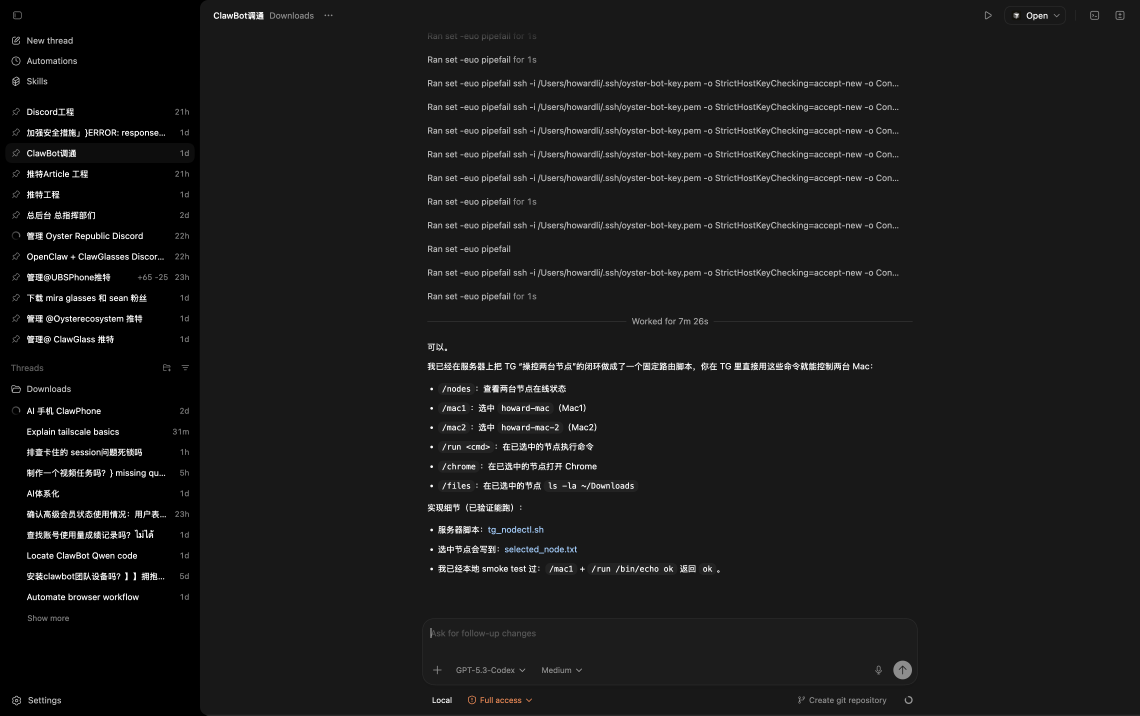
#> input picture oyster/products/clawphones-landing/_codex_window_capture.png, 3420 x 2146 px (shown at 1/3 size)
$ python -i fix_oyster_assets_from_visible_thumbs.py   (imports and definitions only)
#> lines starting #> are read from the running program, lines starting #| are printed output that depends on the picture; after the words box and inside, x2 and y2 are one past the last pixel; in counts of white or black regions, pixels touching at a corner belong together
#> further down, picture is the input picture: shape (2146, 3420, 3); mean B, G, R 25.3, 25.3, 25.3
#!/usr/bin/env python3
"""
Fix assets/oyster-*.png by extracting 3 square-ish image thumbnails currently visible
in the Codex app window and classifying them as back/side/top via ingest_oyster_views.py.

This avoids relying on Codex sidebar navigation or AppleScript keystroke injection.
It works as long as the message containing the 3 renders is reachable by scrolling.
"""

from __future__ import annotations

import subprocess
import time
from pathlib import Path

import cv2
import numpy as np
from PIL import Image

import sys

SKILL_DIR = Path("/Users/howardli/.codex/skills/desktop-control").resolve()
if str(SKILL_DIR) not in sys.path:
    sys.path.insert(0, str(SKILL_DIR))
from __init__ import DesktopController  # type: ignore

ROOT = Path(__file__).resolve().parents[1]
CAP = ROOT / "_codex_window_capture.png"
DBG = ROOT / "_codex_thumb_detect.png"
INBOX = ROOT / "assets_inbox"
# [1 line not run here, left out]


def _sleep(s: float) -> None:
    time.sleep(s)


# [32 lines left out: functions focus_codex, codex_window_info, not called in this run]


def capture_window(wid: int) -> None:
    subprocess.run(["/usr/sbin/screencapture", "-x", "-l", str(wid), str(CAP)], check=True)


# [68 lines left out: functions click_in_window, detect_square_thumbnails, not called in this run]


def crop_largest_square_viewer(img_bgr: np.ndarray) -> Image.Image | None:
    """When a thumbnail is opened, crop the largest centered square-ish block."""
    h, w = img_bgr.shape[:2]
#> h = 2146; w = 3420
    gray = cv2.cvtColor(img_bgr, cv2.COLOR_BGR2GRAY)
    mask = (gray > 18).astype(np.uint8) * 255
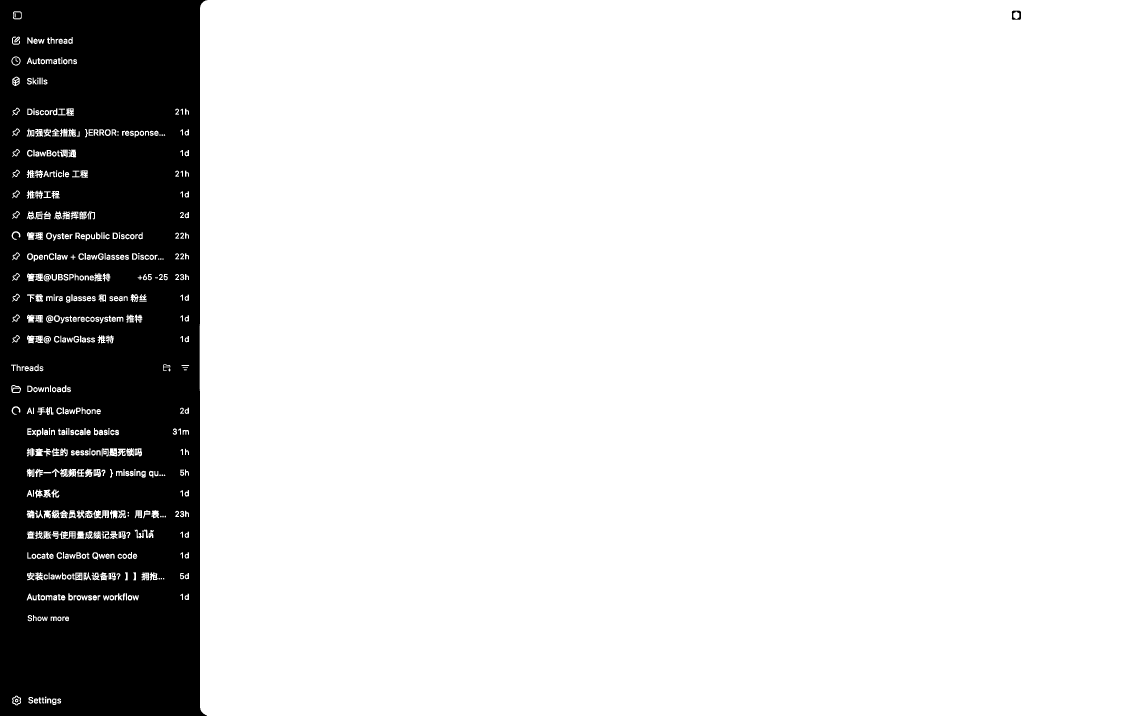
#> mask: shape (2146, 3420) (shown at 1/3 size); 83.6% white; 440 black regions (299 under 20 px), largest, box (x1, y1, x2, y2) and area: (0, 0, 622, 2146) 1194086, (3035, 32, 3063, 60) 406, (41, 37, 63, 55) 339
    mask = cv2.morphologyEx(mask, cv2.MORPH_CLOSE, np.ones((9, 9), np.uint8), iterations=1)
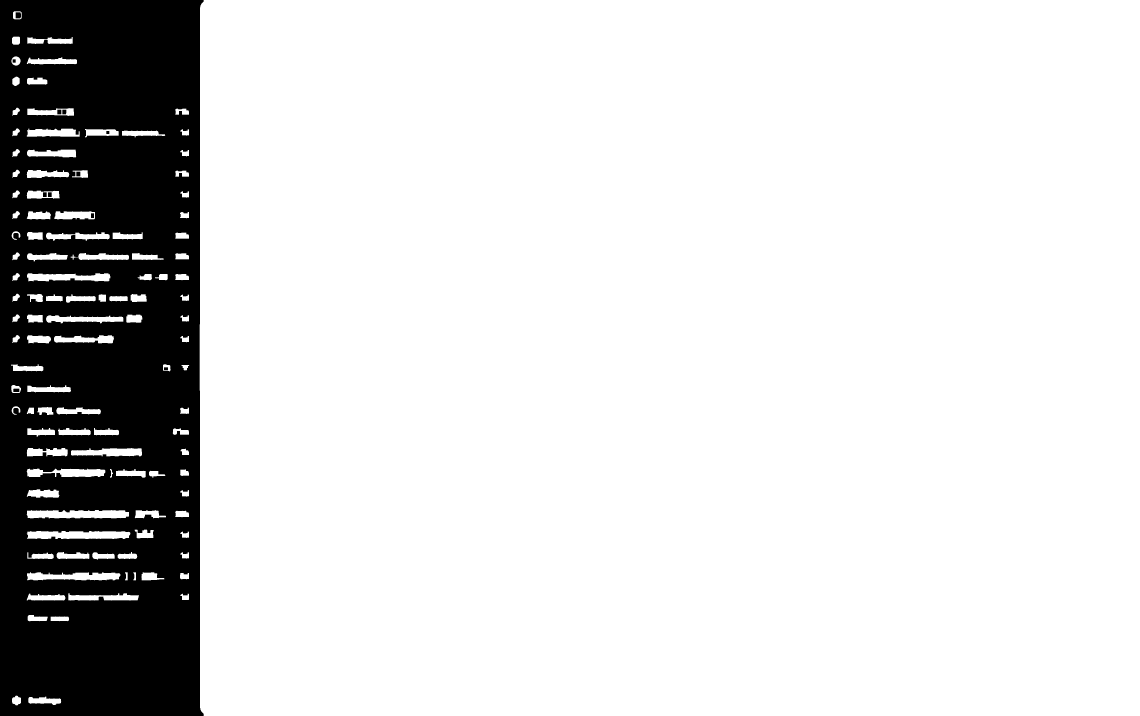
#> mask: shape (2146, 3420) (shown at 1/3 size); 84.3% white; 12 black regions, largest, box (x1, y1, x2, y2) and area: (0, 0, 611, 2146) 1150762, (47, 37, 63, 55) 278, (40, 1166, 58, 1176) 179
    num, _labels, stats, _ = cv2.connectedComponentsWithStats(mask, connectivity=8)
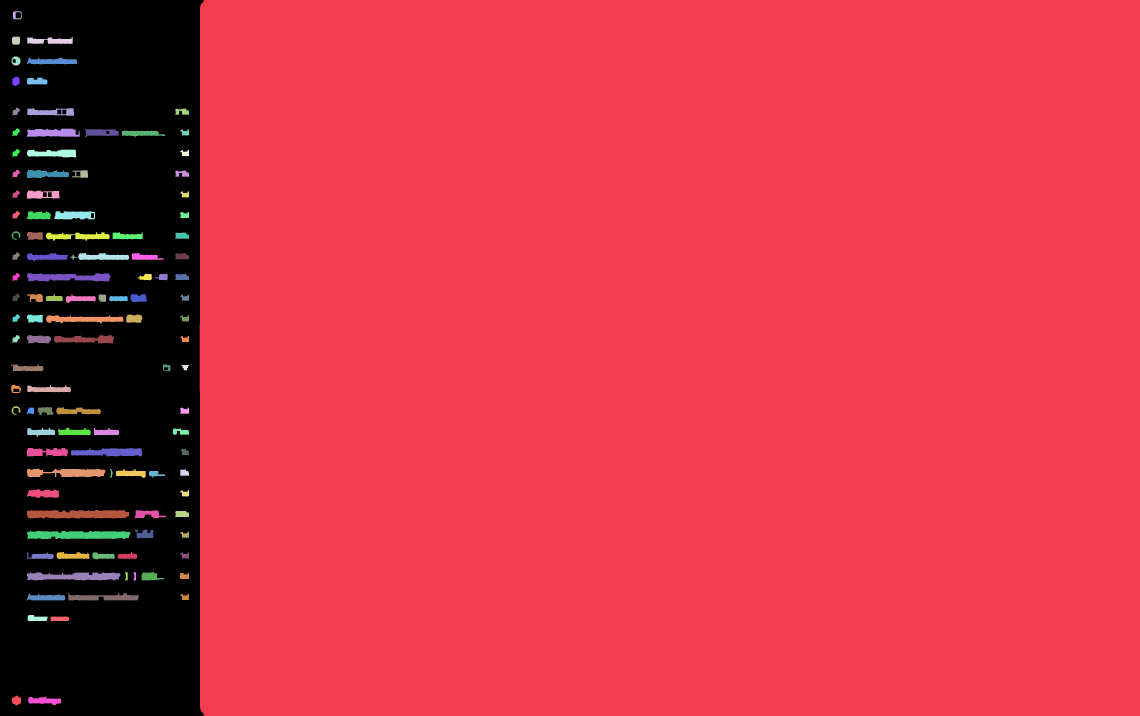
#> _labels: shape (2146, 3420) int32 (shown at 1/3 size); 110 distinct labels, from 0 to 109; one colour per label, 0 black
#> num = 110; stats = 110 rows, first 6: [0, 0, 611, 2146, 1152433], [599, 0, 2821, 2146, 6051673], [39, 34, 26, 24, 319], [36, 110, 24, 24, 543], [82, 111, 136, 21, 1946], [34, 169, 28, 28, 498]

    best = None
    for i in range(1, num):
        x, y, cw, ch, _area = stats[i].tolist()
        if cw < 520 or ch < 520:
            continue
        ar = cw / float(ch)
        if ar < 0.86 or ar > 1.18:
            continue
        cx = x + cw / 2
        cy = y + ch / 2
        center_penalty = abs(cx - w / 2) + abs(cy - h / 2)
        score = (cw * ch) - center_penalty * 60
        if best is None or score > best[0]:
            best = (score, x, y, cw, ch)
#> this loop made 109 passes
#> (x, y, cw, ch) on passes 2 to 13: (39, 34, 26, 24), (36, 110, 24, 24), (82, 111, 136, 21), (34, 169, 28, 28), (80, 172, 151, 21), (37, 230, 22, 28), (81, 233, 61, 21), (36, 323, 24, 24), (82, 324, 140, 24), (526, 326, 41, 18), (36, 385, 24, 24), (80, 386, 159, 24)
#> (x, y, cw, ch, ar) on pass 1: (599, 0, 2821, 2146, 1.31)

    if best is None:
        return None

    _score, x, y, cw, ch = best
    pad = int(min(cw, ch) * 0.01)
    x0 = max(0, x - pad)
    y0 = max(0, y - pad)
    x1 = min(w, x + cw + pad)
    y1 = min(h, y + ch + pad)

    rgb = cv2.cvtColor(img_bgr[y0:y1, x0:x1], cv2.COLOR_BGR2RGB)
    return Image.fromarray(rgb)


# [86 lines left out: function main, not called in this run]


# [2 lines not run here, left out]

>>> import cv2
>>> picture = cv2.imread('../_codex_window_capture.png')
>>> result = crop_largest_square_viewer(picture)

$ run again, on oyster/products/clawphones-landing/_codex-attach-strip.png
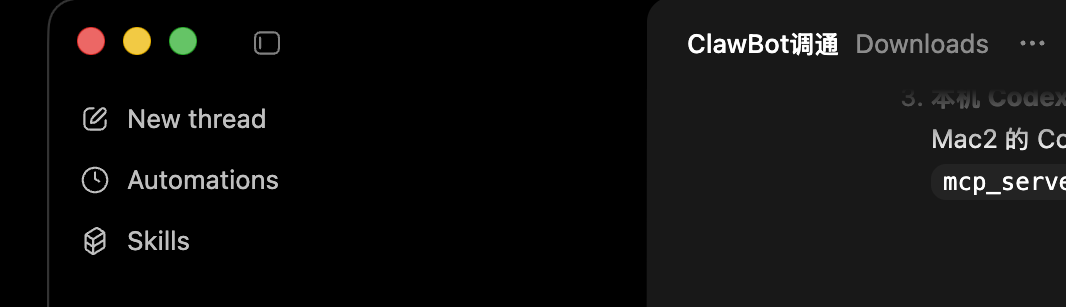
#> input picture oyster/products/clawphones-landing/_codex-attach-strip.png, 1066 x 307 px
#> picture is the input picture: shape (307, 1066, 3); mean B, G, R 14.6, 15.1, 15.2
#> in crop_largest_square_viewer, `mask = (gray > 18).astype(np.uint8) * 255`:
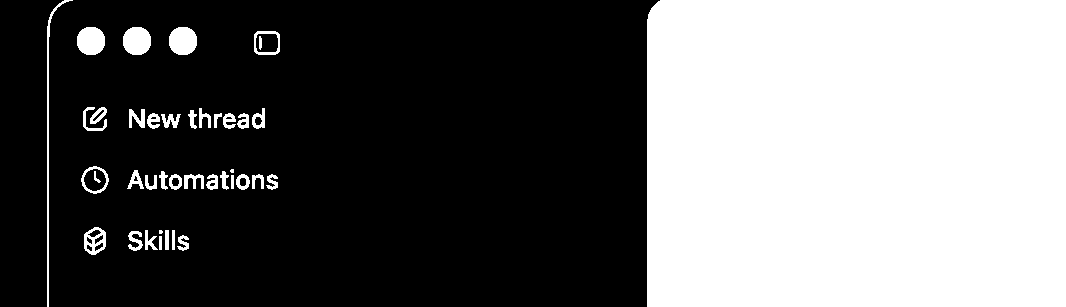
#> mask: shape (307, 1066); 41.3% white; 40 white regions (2 under 20 px), largest, box (x1, y1, x2, y2) and area: (647, 0, 1066, 307) 128541, (47, 0, 73, 307) 664, (77, 27, 105, 55) 648
#> in crop_largest_square_viewer, `num, _labels, stats, _ = cv2.connectedComponentsWithStats(mask, connec..`:
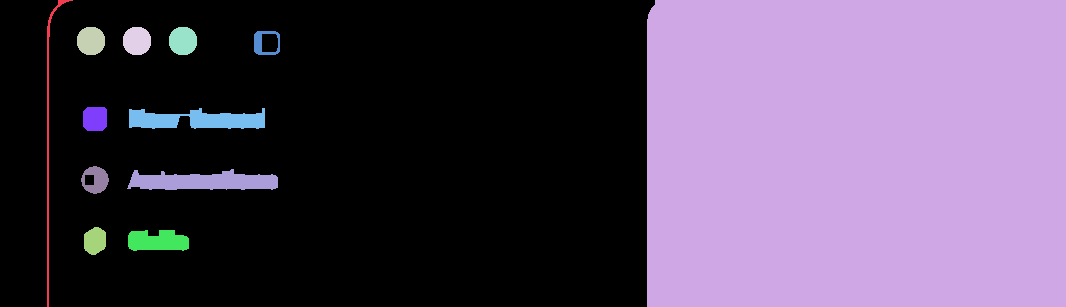
#> _labels: shape (307, 1066) int32; 13 distinct labels, from 0 to 12; one colour per label, 0 black
#> num = 13; stats = 13 rows, first 6: [0, 0, 655, 307, 189021], [47, 0, 26, 307, 678], [647, 0, 419, 307, 128552], [77, 27, 28, 28, 648], [123, 27, 28, 28, 648], [169, 27, 28, 28, 648]
#> the loop in crop_largest_square_viewer, `for i in range(1, num):` made 12 passes
#> (x, y, cw, ch) on passes 1 to 8: (47, 0, 26, 307), (647, 0, 419, 307), (77, 27, 28, 28), (123, 27, 28, 28), (169, 27, 28, 28), (254, 31, 26, 24), (83, 107, 24, 24), (129, 108, 136, 21)

$ run again, on oyster/products/clawphones-landing/_codex-blue-centroid.png
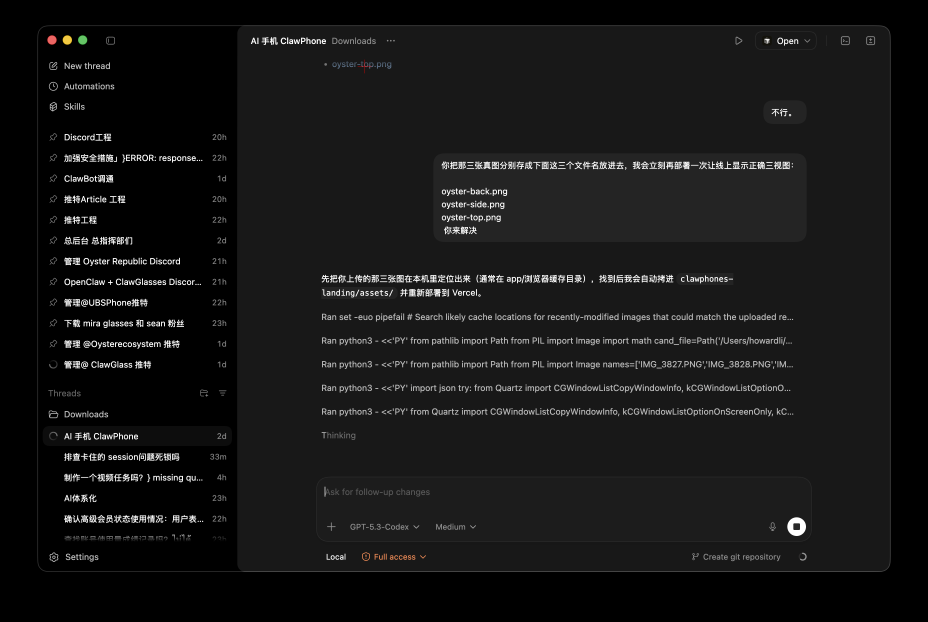
#> input picture oyster/products/clawphones-landing/_codex-blue-centroid.png, 2784 x 1864 px (shown at 1/3 size)
#> picture is the input picture: shape (1864, 2784, 3); mean B, G, R 21.4, 21.4, 21.4
#> in crop_largest_square_viewer, `mask = (gray > 18).astype(np.uint8) * 255`:
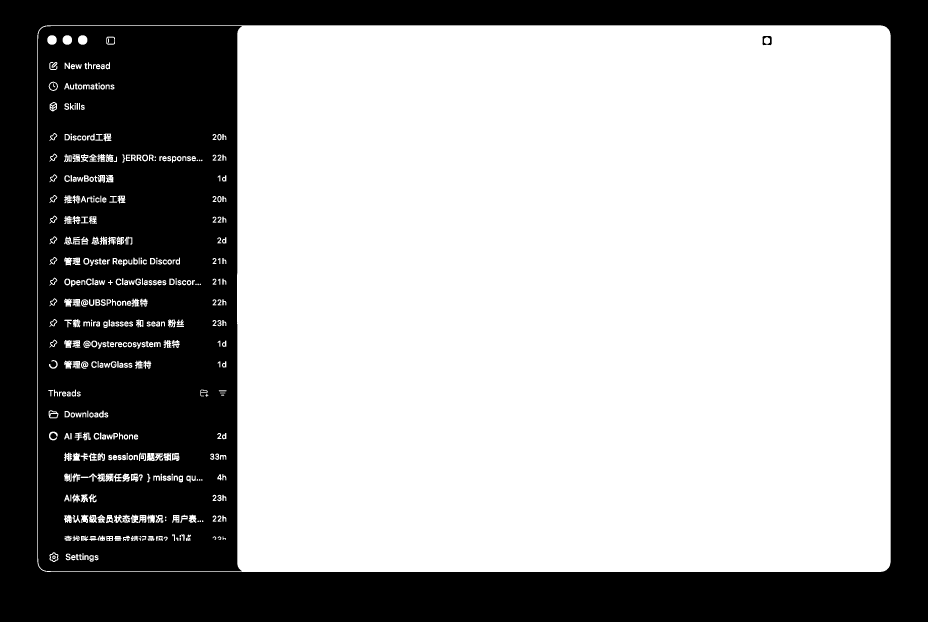
#> mask: shape (1864, 2784) (shown at 1/3 size); 63.4% white; 354 black regions (245 under 20 px), largest, box (x1, y1, x2, y2) and area: (0, 0, 2784, 1864) 991847, (114, 78, 726, 1714) 900202, (2287, 108, 2315, 136) 406
#> in crop_largest_square_viewer, `num, _labels, stats, _ = cv2.connectedComponentsWithStats(mask, connec..`:
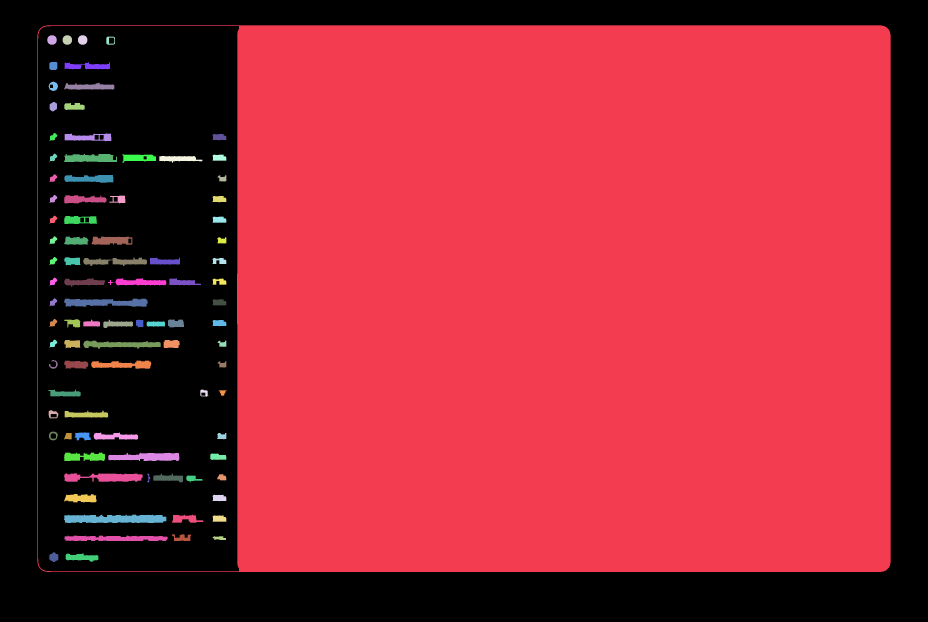
#> _labels: shape (1864, 2784) int32 (shown at 1/3 size); 92 distinct labels, from 0 to 91; one colour per label, 0 black
#> num = 92; stats = 92 rows, first 6: [0, 0, 2784, 1864, 1857884], [112, 76, 2560, 1640, 3219690], [142, 106, 28, 28, 648], [188, 106, 28, 28, 648], [234, 106, 28, 28, 648], [319, 110, 26, 24, 319]
#> the loop in crop_largest_square_viewer, `for i in range(1, num):` made 91 passes
#> (x, y, cw, ch) on passes 2 to 9: (142, 106, 28, 28), (188, 106, 28, 28), (234, 106, 28, 28), (319, 110, 26, 24), (148, 186, 24, 24), (194, 187, 136, 21), (146, 245, 28, 28), (192, 248, 151, 21)

$ run again, on oyster/products/clawphones-landing/_codex-now.png
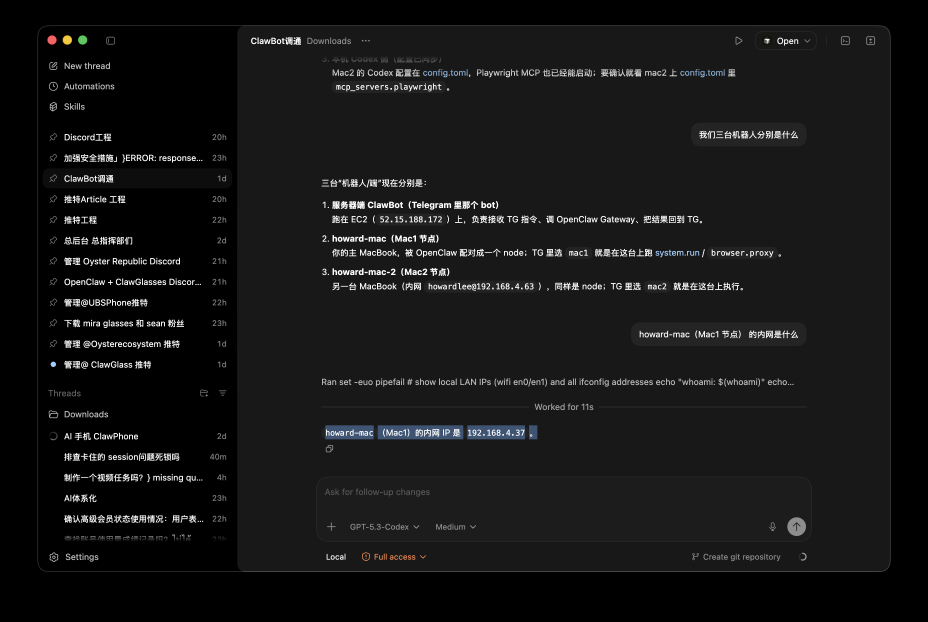
#> input picture oyster/products/clawphones-landing/_codex-now.png, 2784 x 1864 px (shown at 1/3 size)
#> picture is the input picture: shape (1864, 2784, 3); mean B, G, R 21.4, 21.3, 21.2
#> in crop_largest_square_viewer, `mask = (gray > 18).astype(np.uint8) * 255`:
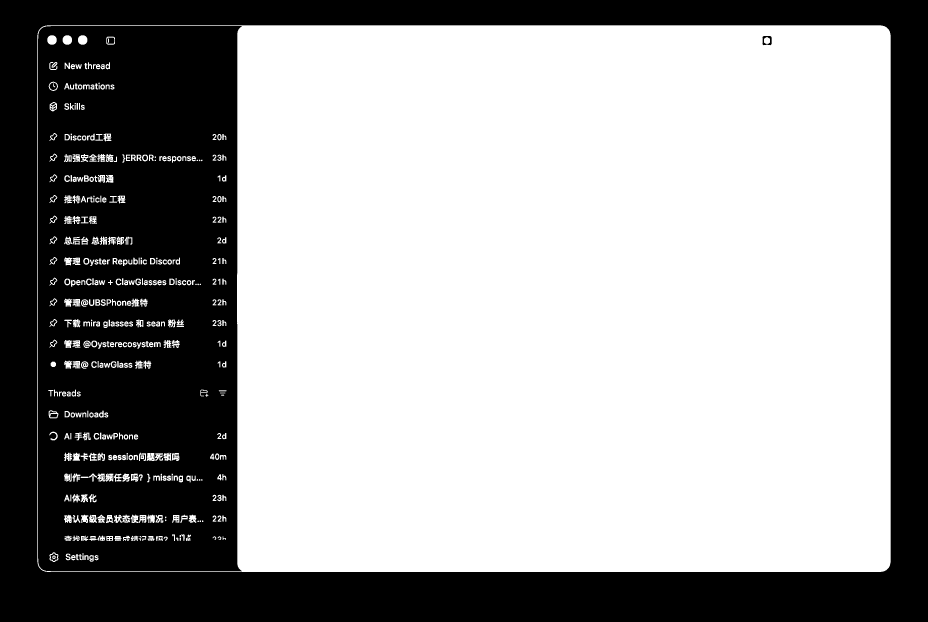
#> mask: shape (1864, 2784) (shown at 1/3 size); 63.4% white; 355 black regions (245 under 20 px), largest, box (x1, y1, x2, y2) and area: (0, 0, 2784, 1864) 991847, (114, 78, 726, 1714) 900229, (2287, 108, 2315, 136) 406
#> in crop_largest_square_viewer, `num, _labels, stats, _ = cv2.connectedComponentsWithStats(mask, connec..`:
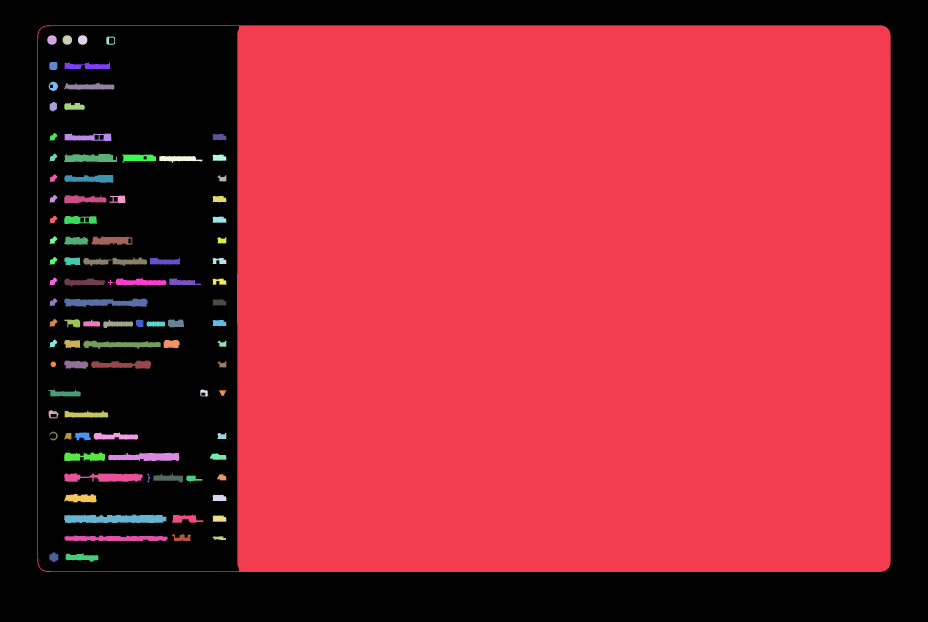
#> _labels: shape (1864, 2784) int32 (shown at 1/3 size); 92 distinct labels, from 0 to 91; one colour per label, 0 black
#> num = 92; stats = 92 rows, first 6: [0, 0, 2784, 1864, 1858066], [112, 76, 2560, 1640, 3219690], [142, 106, 28, 28, 648], [188, 106, 28, 28, 648], [234, 106, 28, 28, 648], [319, 110, 26, 24, 319]
#> the loop in crop_largest_square_viewer, `for i in range(1, num):` made 91 passes
#> (x, y, cw, ch) on passes 2 to 9: (142, 106, 28, 28), (188, 106, 28, 28), (234, 106, 28, 28), (319, 110, 26, 24), (148, 186, 24, 24), (194, 187, 136, 21), (146, 245, 28, 28), (192, 248, 151, 21)
